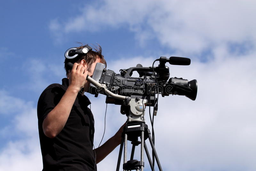
#> input picture assets/camera_man1.png, 256 x 171 px, shrunk from 800 x 533 before the run, found by its file name
$ python bit_plane_slicing.py
#> lines starting #> are read from the running program, lines starting #| are printed output that depends on the picture; after the words box and inside, x2 and y2 are one past the last pixel; in counts of white or black regions, pixels touching at a corner belong together
import numpy as np
import cv2 as cv

img=cv.imread("./assets/camera_man1.png",0)
#> img: shape (171, 256); min 0, max 255, mean 145.2

[w,h]=img.shape
#> w = 171; h = 256
img1=np.zeros([w,h,3],dtype=np.uint8)
img2=np.zeros([w,h,3],dtype=np.uint8)
img3=np.zeros([w,h,3],dtype=np.uint8)
img4=np.zeros([w,h,3],dtype=np.uint8)
img5=np.zeros([w,h,3],dtype=np.uint8)
img6=np.zeros([w,h,3],dtype=np.uint8)
img7=np.zeros([w,h,3],dtype=np.uint8)
img8=np.zeros([w,h,3],dtype=np.uint8)

def bitget(nbr,pos):
    return (nbr>>pos) & 1

planes=8
for i in range(0,w):
    for j in range(0,h):
        for p in range(planes-1,-1,-1):
            if p==7:
                img1[i][j]=255*bitget(img[i][j],p)
            elif p==6:
                img2[i][j]=255*bitget(img[i][j],p)
            elif p==5:
                img3[i][j]=255*bitget(img[i][j],p)
            elif p==4:
                img4[i][j]=255*bitget(img[i][j],p)
            elif p==3:
                img5[i][j]=255*bitget(img[i][j],p)
            elif p==2:
                img6[i][j]=255*bitget(img[i][j],p)
            elif p==1:
                img7[i][j]=255*bitget(img[i][j],p)
            else:
                img8[i][j]=255*bitget(img[i][j],p)
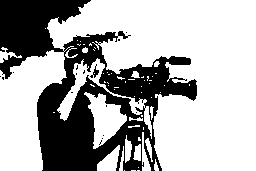
#> img1: shape (171, 256, 3); 68.1% white; 16 black regions (14 under 20 px), largest, box (x1, y1, x2, y2) and area: (0, 0, 197, 171) 13890, (90, 64, 99, 78) 44
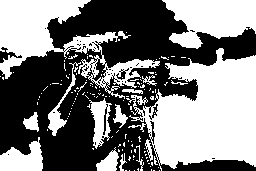
#> img2: shape (171, 256, 3); 49.1% white; 139 white regions (124 under 20 px), largest, box (x1, y1, x2, y2) and area: (126, 48, 256, 171) 9707, (0, 0, 160, 99) 5362, (162, 0, 256, 49) 3086
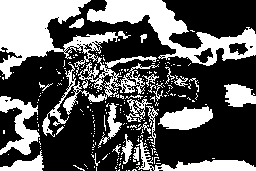
#> img3: shape (171, 256, 3); 35.7% white; 233 white regions (205 under 20 px), largest, box (x1, y1, x2, y2) and area: (0, 0, 159, 137) 5847, (87, 0, 256, 66) 3600, (0, 96, 40, 155) 1070
#> img4: shape (171, 256, 3); 49.5% white; 132 white regions (112 under 20 px), largest, box (x1, y1, x2, y2) and area: (0, 0, 256, 171) 15683, (111, 0, 256, 66) 2022, (132, 143, 256, 171) 958
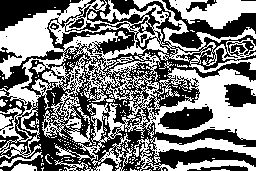
#> img5: shape (171, 256, 3); 49.4% white; 173 white regions (155 under 20 px), largest, box (x1, y1, x2, y2) and area: (0, 0, 256, 161) 16757, (169, 0, 256, 29) 1468, (149, 137, 256, 164) 954
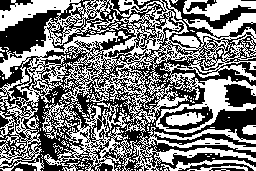
#> img6: shape (171, 256, 3); 48.1% white; 151 white regions (138 under 20 px), largest, box (x1, y1, x2, y2) and area: (0, 0, 256, 171) 18586, (183, 0, 256, 21) 748, (166, 112, 205, 126) 356
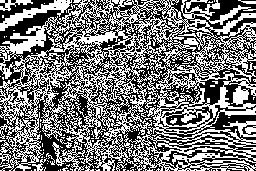
#> img7: shape (171, 256, 3); 47.6% white in thin lines or dots
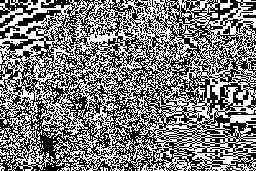
#> img8: shape (171, 256, 3); 48.7% white in thin lines or dots

cv.imshow('Plane 08',img1)
cv.imshow('Plane 07',img2)
cv.imshow('Plane 06',img3)
cv.imshow('Plane 05',img4)
cv.imshow('Plane 04',img5)
cv.imshow('Plane 03',img6)
cv.imshow('Plane 02',img7)
cv.imshow('Plane 01',img8)

cv.waitKey(0)
cv.destroyAllWindows
